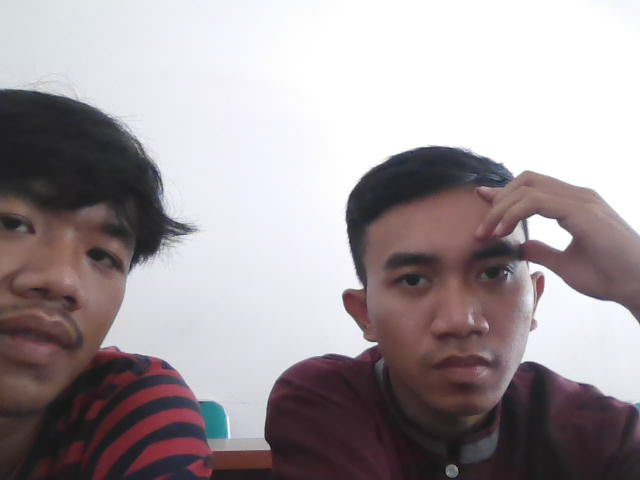
#> input picture captured_image.jpg, 640 x 480 px
$ python praktikum.py   (older library calls are emulated)
#> lines starting #> are read from the running program, lines starting #| are printed output that depends on the picture; after the words box and inside, x2 and y2 are one past the last pixel; in counts of white or black regions, pixels touching at a corner belong together
import cv2
import numpy as np

# 1. Membaca Citra
# Gantilah 'input.jpg' dengan nama file citra Anda
image = cv2.imread('captured_image.jpg')
#> image is the input picture: shape (480, 640, 3); mean B, G, R 157.1, 153.6, 162.3

# 2. Operasi Titik (Misalnya, mengubah ke tingkat keabuan)
gray_image = cv2.cvtColor(image, cv2.COLOR_BGR2GRAY)
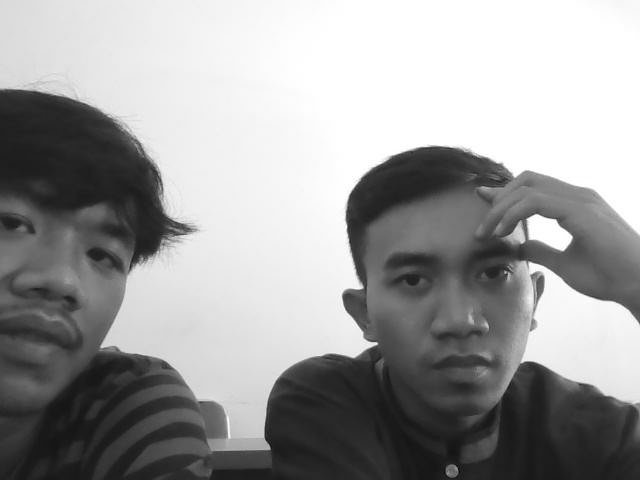
#> gray_image: shape (480, 640); min 5, max 255, mean 156.6

# 3. Operasi Spasial (Misalnya, deteksi tepi dengan filter Sobel)
sobel_x = cv2.Sobel(gray_image, cv2.CV_64F, 1, 0, ksize=5)
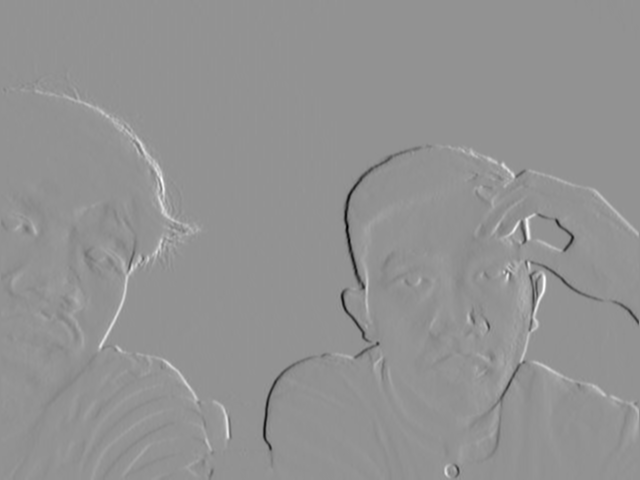
#> sobel_x: shape (480, 640) float64; min -9025, max 6689, mean 21.3; drawn with min black and max white
sobel_y = cv2.Sobel(gray_image, cv2.CV_64F, 0, 1, ksize=5)
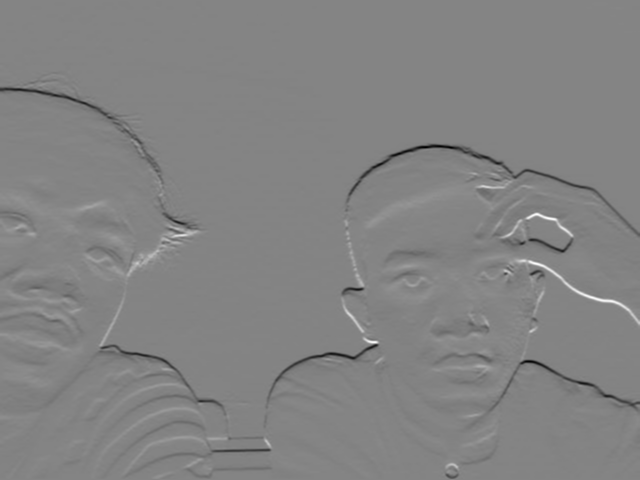
#> sobel_y: shape (480, 640) float64; min -8576, max 7988, mean -56.3; drawn with min black and max white
edge_image = cv2.magnitude(sobel_x, sobel_y)
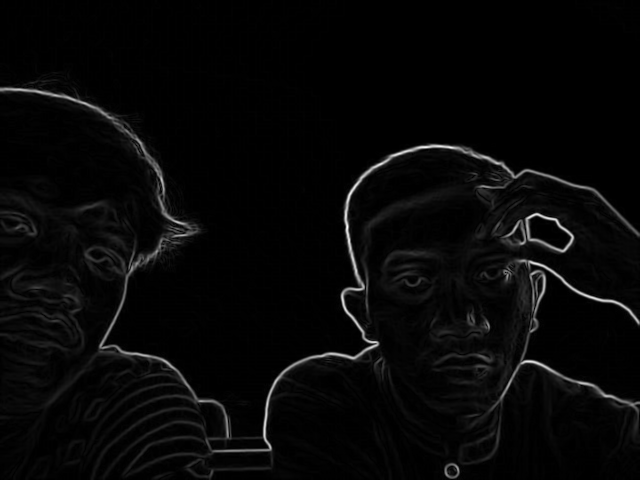
#> edge_image: shape (480, 640) float64; min 0, max 9049.5, mean 271.4; drawn with min black and max white

# 4. Operasi Transformasi (Misalnya, rotasi)
rows, cols = gray_image.shape
#> rows = 480; cols = 640
rotation_matrix = cv2.getRotationMatrix2D((cols / 2, rows / 2), 45, 1)
rotated_image = cv2.warpAffine(gray_image, rotation_matrix, (cols, rows))
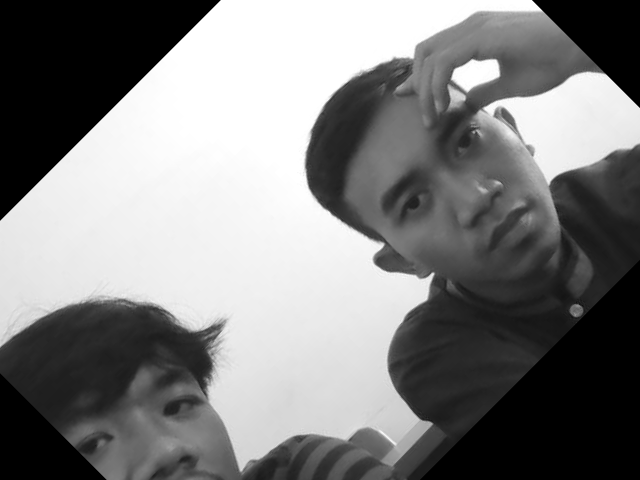
#> rotated_image: shape (480, 640); min 0, max 255, mean 127.2

# 5. Menampilkan Hasil
cv2.imshow('Original Image', image)
cv2.imshow('Gray Image', gray_image)
cv2.imshow('Edge Image', edge_image)
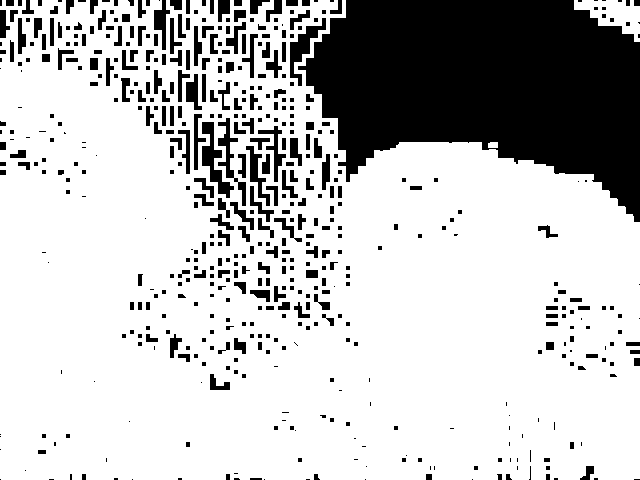
#> window 'Edge Image': shape (480, 640); 76.1% white; 547 black regions (318 under 20 px), largest, box (x1, y1, x2, y2) and area: (298, 0, 640, 222) 49455, (202, 122, 234, 198) 832, (290, 18, 326, 86) 752
cv2.imshow('Rotated Image', rotated_image)

# Tunggu tombol keyboard dan kemudian tutup jendela
cv2.waitKey(0)
cv2.destroyAllWindows()

$ run again, with permen.jpg copied over captured_image.jpg
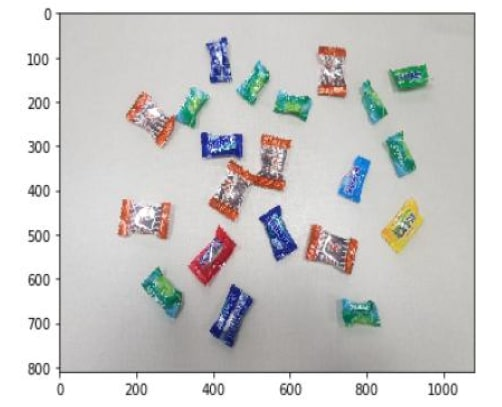
#> input picture permen.jpg, 502 x 407 px
#> image is the input picture: shape (407, 502, 3); mean B, G, R 201.3, 202.5, 203
#> `rotated_image = cv2.warpAffine(gray_image, rotation_matrix, (cols, row..`:
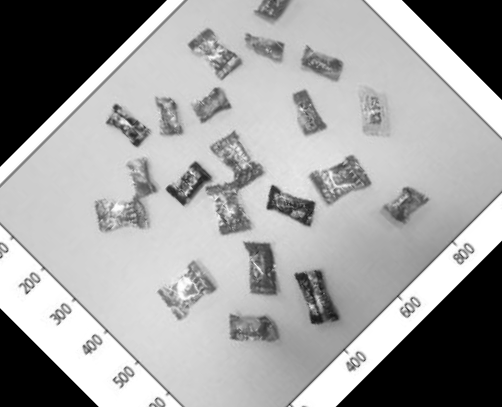
#> rotated_image: shape (407, 502); min 0, max 255, mean 160.4
#> `cv2.imshow('Edge Image', edge_image)`:
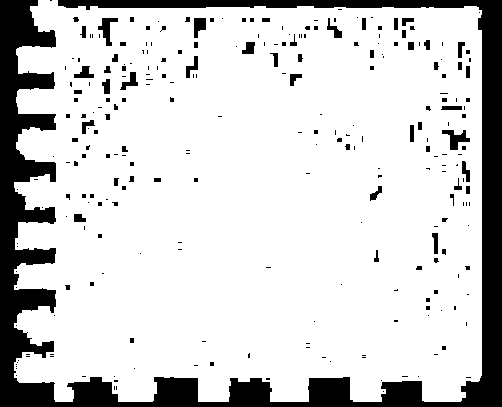
#> window 'Edge Image': shape (407, 502); 82% white; 265 black regions (203 under 20 px), largest, box (x1, y1, x2, y2) and area: (0, 0, 502, 407) 31860, (442, 130, 470, 150) 264, (98, 18, 118, 46) 240
